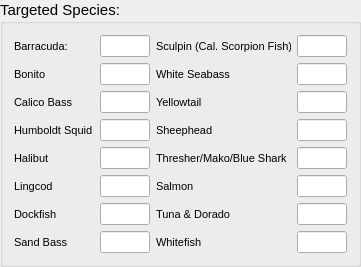
        <widget class="QGroupBox" name="groupBox_3" >
         <property name="font" >
          <font>
           <pointsize>11</pointsize>
          </font>
         </property>
         <property name="title" >
          <string>Targeted Species:</string>
         </property>
         <layout class="QHBoxLayout" >
          <item>
           <layout class="QVBoxLayout" >
            <item>
             <layout class="QHBoxLayout" >
              <item>
               <widget class="QLabel" name="label_7" >
                <property name="minimumSize" >
                 <size>
                  <width>80</width>
                  <height>0</height>
                 </size>
                </property>
                <property name="maximumSize" >
                 <size>
                  <width>80</width>
                  <height>16777215</height>
                 </size>
                </property>
                <property name="font" >
                 <font>
                  <pointsize>8</pointsize>
                 </font>
                </property>
                <property name="text" >
                 <string>Barracuda:</string>
                </property>
               </widget>
              </item>
              <item>
               <widget class="QLineEdit" name="cpfv_target_barracuda" >
                <property name="enabled" >
                 <bool>true</bool>
                </property>
                <property name="minimumSize" >
                 <size>
                  <width>30</width>
                  <height>0</height>
                 </size>
                </property>
                <property name="maximumSize" >
                 <size>
                  <width>50</width>
                  <height>16777215</height>
                 </size>
                </property>
                <property name="font" >
                 <font>
                  <pointsize>8</pointsize>
                 </font>
                </property>
                <property name="text" >
                 <string/>
                </property>
               </widget>
              </item>
             </layout>
            </item>
            <item>
             <layout class="QHBoxLayout" >
              <item>
               <widget class="QLabel" name="label_8" >
                <property name="minimumSize" >
                 <size>
                  <width>80</width>
                  <height>0</height>
                 </size>
                </property>
                <property name="maximumSize" >
                 <size>
                  <width>80</width>
                  <height>16777215</height>
                 </size>
                </property>
                <property name="font" >
                 <font>
                  <pointsize>8</pointsize>
                 </font>
                </property>
                <property name="text" >
                 <string>Bonito</string>
                </property>
               </widget>
              </item>
              <item>
               <widget class="QLineEdit" name="cpfv_target_bonito" >
                <property name="enabled" >
                 <bool>true</bool>
                </property>
                <property name="minimumSize" >
                 <size>
                  <width>30</width>
                  <height>0</height>
                 </size>
                </property>
                <property name="maximumSize" >
                 <size>
                  <width>50</width>
                  <height>16777215</height>
                 </size>
                </property>
                <property name="font" >
                 <font>
                  <pointsize>8</pointsize>
                 </font>
                </property>
                <property name="text" >
                 <string/>
                </property>
               </widget>
              </item>
             </layout>
            </item>
            <item>
             <layout class="QHBoxLayout" >
              <item>
               <widget class="QLabel" name="label_9" >
                <property name="minimumSize" >
                 <size>
                  <width>80</width>
                  <height>0</height>
                 </size>
                </property>
                <property name="maximumSize" >
                 <size>
                  <width>80</width>
                  <height>16777215</height>
                 </size>
                </property>
                <property name="font" >
                 <font>
                  <pointsize>8</pointsize>
                 </font>
                </property>
                <property name="text" >
                 <string>Calico Bass</string>
                </property>
               </widget>
              </item>
              <item>
               <widget class="QLineEdit" name="cpfv_target_calico" >
                <property name="enabled" >
                 <bool>true</bool>
                </property>
                <property name="minimumSize" >
                 <size>
                  <width>30</width>
                  <height>0</height>
                 </size>
                </property>
                <property name="maximumSize" >
                 <size>
                  <width>50</width>
                  <height>16777215</height>
                 </size>
                </property>
                <property name="font" >
                 <font>
                  <pointsize>8</pointsize>
                 </font>
                </property>
                <property name="text" >
                 <string/>
                </property>
               </widget>
              </item>
             </layout>
            </item>
            <item>
             <layout class="QHBoxLayout" >
              <item>
               <widget class="QLabel" name="label_10" >
                <property name="minimumSize" >
                 <size>
                  <width>80</width>
                  <height>0</height>
                 </size>
                </property>
                <property name="maximumSize" >
                 <size>
                  <width>80</width>
                  <height>16777215</height>
                 </size>
                </property>
                <property name="font" >
                 <font>
                  <pointsize>8</pointsize>
                 </font>
                </property>
                <property name="text" >
                 <string>Humboldt Squid</string>
                </property>
               </widget>
              </item>
              <item>
               <widget class="QLineEdit" name="cpfv_target_humboldt" >
                <property name="enabled" >
                 <bool>true</bool>
                </property>
                <property name="minimumSize" >
                 <size>
                  <width>30</width>
                  <height>0</height>
                 </size>
                </property>
                <property name="maximumSize" >
                 <size>
                  <width>50</width>
                  <height>16777215</height>
                 </size>
                </property>
                <property name="font" >
                 <font>
                  <pointsize>8</pointsize>
                 </font>
                </property>
                <property name="text" >
                 <string/>
                </property>
               </widget>
              </item>
             </layout>
            </item>
            <item>
             <layout class="QHBoxLayout" >
              <item>
               <widget class="QLabel" name="label_11" >
                <property name="minimumSize" >
                 <size>
                  <width>80</width>
                  <height>0</height>
                 </size>
                </property>
                <property name="maximumSize" >
                 <size>
                  <width>80</width>
                  <height>16777215</height>
                 </size>
                </property>
                <property name="font" >
                 <font>
                  <pointsize>8</pointsize>
                 </font>
                </property>
                <property name="text" >
                 <string>Halibut</string>
                </property>
               </widget>
              </item>
              <item>
               <widget class="QLineEdit" name="cpfv_target_halibut" >
                <property name="enabled" >
                 <bool>true</bool>
                </property>
                <property name="minimumSize" >
                 <size>
                  <width>30</width>
                  <height>0</height>
                 </size>
                </property>
                <property name="maximumSize" >
                 <size>
                  <width>50</width>
                  <height>16777215</height>
                 </size>
                </property>
                <property name="font" >
                 <font>
                  <pointsize>8</pointsize>
                 </font>
                </property>
                <property name="text" >
                 <string/>
                </property>
               </widget>
              </item>
             </layout>
            </item>
            <item>
             <layout class="QHBoxLayout" >
              <item>
               <widget class="QLabel" name="label_18" >
                <property name="minimumSize" >
                 <size>
                  <width>80</width>
                  <height>0</height>
                 </size>
                </property>
                <property name="maximumSize" >
                 <size>
                  <width>80</width>
                  <height>16777215</height>
                 </size>
                </property>
                <property name="font" >
                 <font>
                  <pointsize>8</pointsize>
                 </font>
                </property>
                <property name="text" >
                 <string>Lingcod</string>
                </property>
               </widget>
              </item>
              <item>
               <widget class="QLineEdit" name="cpfv_target_lingcod" >
                <property name="enabled" >
                 <bool>true</bool>
                </property>
                <property name="minimumSize" >
                 <size>
                  <width>30</width>
                  <height>0</height>
                 </size>
                </property>
                <property name="maximumSize" >
                 <size>
                  <width>50</width>
                  <height>16777215</height>
                 </size>
                </property>
                <property name="font" >
                 <font>
                  <pointsize>8</pointsize>
                 </font>
                </property>
                <property name="text" >
                 <string/>
                </property>
               </widget>
              </item>
             </layout>
            </item>
            <item>
             <layout class="QHBoxLayout" >
              <item>
               <widget class="QLabel" name="label_16" >
                <property name="minimumSize" >
                 <size>
                  <width>80</width>
                  <height>0</height>
                 </size>
                </property>
                <property name="maximumSize" >
                 <size>
                  <width>80</width>
                  <height>16777215</height>
                 </size>
                </property>
                <property name="font" >
                 <font>
                  <pointsize>8</pointsize>
                 </font>
                </property>
                <property name="text" >
                 <string>Dockfish</string>
                </property>
               </widget>
              </item>
              <item>
               <widget class="QLineEdit" name="cpfv_target_dockfish" >
                <property name="enabled" >
                 <bool>true</bool>
                </property>
                <property name="minimumSize" >
                 <size>
                  <width>30</width>
                  <height>0</height>
                 </size>
                </property>
                <property name="maximumSize" >
                 <size>
                  <width>50</width>
                  <height>16777215</height>
                 </size>
                </property>
                <property name="font" >
                 <font>
                  <pointsize>8</pointsize>
                 </font>
                </property>
                <property name="text" >
                 <string/>
                </property>
               </widget>
              </item>
             </layout>
            </item>
            <item>
             <layout class="QHBoxLayout" >
              <item>
               <widget class="QLabel" name="label_17" >
                <property name="minimumSize" >
                 <size>
                  <width>80</width>
                  <height>0</height>
                 </size>
                </property>
                <property name="maximumSize" >
                 <size>
                  <width>80</width>
                  <height>16777215</height>
                 </size>
                </property>
                <property name="font" >
                 <font>
                  <pointsize>8</pointsize>
                 </font>
                </property>
                <property name="text" >
                 <string>Sand Bass</string>
                </property>
               </widget>
              </item>
              <item>
               <widget class="QLineEdit" name="cpfv_target_sand" >
                <property name="enabled" >
                 <bool>true</bool>
                </property>
                <property name="minimumSize" >
                 <size>
                  <width>30</width>
                  <height>0</height>
                 </size>
                </property>
                <property name="maximumSize" >
                 <size>
                  <width>50</width>
                  <height>16777215</height>
                 </size>
                </property>
                <property name="font" >
                 <font>
                  <pointsize>8</pointsize>
                 </font>
                </property>
                <property name="text" >
                 <string/>
                </property>
               </widget>
              </item>
             </layout>
            </item>
           </layout>
          </item>
          <item>
           <layout class="QVBoxLayout" >
            <item>
             <layout class="QHBoxLayout" >
              <item>
               <widget class="QLabel" name="cpfv_strat_sculpin_label" >
                <property name="minimumSize" >
                 <size>
                  <width>135</width>
                  <height>0</height>
                 </size>
                </property>
                <property name="maximumSize" >
                 <size>
                  <width>135</width>
                  <height>16777215</height>
                 </size>
                </property>
                <property name="font" >
                 <font>
                  <pointsize>8</pointsize>
                 </font>
                </property>
                <property name="text" >
                 <string>Sculpin (Cal. Scorpion Fish)</string>
                </property>
               </widget>
              </item>
              <item>
               <widget class="QLineEdit" name="cpfv_target_sculpin" >
                <property name="enabled" >
                 <bool>true</bool>
                </property>
                <property name="minimumSize" >
                 <size>
                  <width>30</width>
                  <height>0</height>
                 </size>
                </property>
                <property name="maximumSize" >
                 <size>
                  <width>50</width>
                  <height>16777215</height>
                 </size>
                </property>
                <property name="font" >
                 <font>
                  <pointsize>8</pointsize>
                 </font>
                </property>
                <property name="text" >
                 <string/>
                </property>
               </widget>
              </item>
             </layout>
            </item>
            <item>
             <layout class="QHBoxLayout" >
              <item>
               <widget class="QLabel" name="cpfv_strat_white_abel" >
                <property name="minimumSize" >
                 <size>
                  <width>135</width>
                  <height>0</height>
                 </size>
                </property>
                <property name="maximumSize" >
                 <size>
                  <width>135</width>
                  <height>16777215</height>
                 </size>
                </property>
                <property name="font" >
                 <font>
                  <pointsize>8</pointsize>
                 </font>
                </property>
                <property name="text" >
                 <string>White Seabass</string>
                </property>
               </widget>
              </item>
              <item>
               <widget class="QLineEdit" name="cpfv_target_white" >
                <property name="enabled" >
                 <bool>true</bool>
                </property>
                <property name="minimumSize" >
                 <size>
                  <width>30</width>
                  <height>0</height>
                 </size>
                </property>
                <property name="maximumSize" >
                 <size>
                  <width>50</width>
                  <height>16777215</height>
                 </size>
                </property>
                <property name="font" >
                 <font>
                  <pointsize>8</pointsize>
                 </font>
                </property>
                <property name="text" >
                 <string/>
                </property>
               </widget>
              </item>
             </layout>
            </item>
            <item>
             <layout class="QHBoxLayout" >
              <item>
               <widget class="QLabel" name="label_19" >
                <property name="minimumSize" >
                 <size>
                  <width>135</width>
                  <height>0</height>
                 </size>
                </property>
                <property name="maximumSize" >
                 <size>
                  <width>135</width>
                  <height>16777215</height>
                 </size>
                </property>
                <property name="font" >
                 <font>
                  <pointsize>8</pointsize>
                 </font>
                </property>
                <property name="text" >
                 <string>Yellowtail</string>
                </property>
               </widget>
              </item>
              <item>
               <widget class="QLineEdit" name="cpfv_target_yellowtail" >
                <property name="enabled" >
                 <bool>true</bool>
                </property>
                <property name="minimumSize" >
                 <size>
                  <width>30</width>
                  <height>0</height>
                 </size>
                </property>
                <property name="maximumSize" >
                 <size>
                  <width>50</width>
                  <height>16777215</height>
                 </size>
                </property>
                <property name="font" >
                 <font>
                  <pointsize>8</pointsize>
                 </font>
                </property>
                <property name="text" >
                 <string/>
                </property>
               </widget>
              </item>
             </layout>
            </item>
            <item>
             <layout class="QHBoxLayout" >
              <item>
               <widget class="QLabel" name="label_21" >
                <property name="minimumSize" >
                 <size>
                  <width>135</width>
                  <height>0</height>
                 </size>
                </property>
                <property name="maximumSize" >
                 <size>
                  <width>135</width>
                  <height>16777215</height>
                 </size>
                </property>
                <property name="font" >
                 <font>
                  <pointsize>8</pointsize>
                 </font>
                </property>
                <property name="text" >
                 <string>Sheephead</string>
                </property>
               </widget>
              </item>
              <item>
               <widget class="QLineEdit" name="cpfv_target_sheephead" >
                <property name="enabled" >
                 <bool>true</bool>
                </property>
                <property name="minimumSize" >
                 <size>
                  <width>30</width>
                  <height>0</height>
                 </size>
                </property>
                <property name="maximumSize" >
                 <size>
                  <width>50</width>
                  <height>16777215</height>
                 </size>
                </property>
                <property name="font" >
                 <font>
                  <pointsize>8</pointsize>
                 </font>
                </property>
                <property name="text" >
                 <string/>
                </property>
               </widget>
              </item>
             </layout>
            </item>
            <item>
             <layout class="QHBoxLayout" >
              <item>
               <widget class="QLabel" name="label_24" >
                <property name="minimumSize" >
                 <size>
                  <width>135</width>
                  <height>0</height>
                 </size>
                </property>
                <property name="maximumSize" >
                 <size>
                  <width>135</width>
                  <height>16777215</height>
                 </size>
                </property>
                <property name="font" >
                 <font>
                  <pointsize>8</pointsize>
                 </font>
                </property>
                <property name="text" >
                 <string>Thresher/Mako/Blue Shark</string>
                </property>
               </widget>
              </item>
              <item>
               <widget class="QLineEdit" name="cpfv_target_shark" >
                <property name="enabled" >
                 <bool>true</bool>
                </property>
                <property name="minimumSize" >
                 <size>
                  <width>30</width>
                  <height>0</height>
                 </size>
                </property>
                <property name="maximumSize" >
                 <size>
                  <width>50</width>
                  <height>16777215</height>
                 </size>
                </property>
                <property name="font" >
                 <font>
                  <pointsize>8</pointsize>
                 </font>
                </property>
                <property name="text" >
                 <string/>
                </property>
               </widget>
              </item>
             </layout>
            </item>
            <item>
             <layout class="QHBoxLayout" >
              <item>
               <widget class="QLabel" name="label_26" >
                <property name="minimumSize" >
                 <size>
                  <width>135</width>
                  <height>0</height>
                 </size>
                </property>
                <property name="maximumSize" >
                 <size>
                  <width>135</width>
                  <height>16777215</height>
                 </size>
                </property>
                <property name="font" >
                 <font>
                  <pointsize>8</pointsize>
                 </font>
                </property>
                <property name="text" >
                 <string>Salmon</string>
                </property>
               </widget>
              </item>
              <item>
               <widget class="QLineEdit" name="cpfv_target_salmon" >
                <property name="enabled" >
                 <bool>true</bool>
                </property>
                <property name="minimumSize" >
                 <size>
                  <width>30</width>
                  <height>0</height>
                 </size>
                </property>
                <property name="maximumSize" >
                 <size>
                  <width>50</width>
                  <height>16777215</height>
                 </size>
                </property>
                <property name="font" >
                 <font>
                  <pointsize>8</pointsize>
                 </font>
                </property>
                <property name="text" >
                 <string/>
                </property>
               </widget>
              </item>
             </layout>
            </item>
            <item>
             <layout class="QHBoxLayout" >
              <item>
               <widget class="QLabel" name="label_23" >
                <property name="minimumSize" >
                 <size>
                  <width>135</width>
                  <height>0</height>
                 </size>
                </property>
                <property name="maximumSize" >
                 <size>
                  <width>135</width>
                  <height>16777215</height>
                 </size>
                </property>
                <property name="font" >
                 <font>
                  <pointsize>8</pointsize>
                 </font>
                </property>
                <property name="text" >
                 <string>Tuna &amp; Dorado</string>
                </property>
               </widget>
              </item>
              <item>
               <widget class="QLineEdit" name="cpfv_target_tuna" >
                <property name="enabled" >
                 <bool>true</bool>
                </property>
                <property name="minimumSize" >
                 <size>
                  <width>30</width>
                  <height>0</height>
                 </size>
                </property>
                <property name="maximumSize" >
                 <size>
                  <width>50</width>
                  <height>16777215</height>
                 </size>
                </property>
                <property name="font" >
                 <font>
                  <pointsize>8</pointsize>
                 </font>
                </property>
                <property name="text" >
                 <string/>
                </property>
               </widget>
              </item>
             </layout>
            </item>
            <item>
             <layout class="QHBoxLayout" >
              <item>
               <widget class="QLabel" name="label_25" >
                <property name="minimumSize" >
                 <size>
                  <width>135</width>
                  <height>0</height>
                 </size>
                </property>
                <property name="maximumSize" >
                 <size>
                  <width>135</width>
                  <height>16777215</height>
                 </size>
                </property>
                <property name="font" >
                 <font>
                  <pointsize>8</pointsize>
                 </font>
                </property>
                <property name="text" >
                 <string>Whitefish</string>
                </property>
               </widget>
              </item>
              <item>
               <widget class="QLineEdit" name="cpfv_target_whitefish" >
                <property name="enabled" >
                 <bool>true</bool>
                </property>
                <property name="minimumSize" >
                 <size>
                  <width>30</width>
                  <height>0</height>
                 </size>
                </property>
                <property name="maximumSize" >
                 <size>
                  <width>50</width>
                  <height>16777215</height>
                 </size>
                </property>
                <property name="font" >
                 <font>
                  <pointsize>8</pointsize>
                 </font>
                </property>
                <property name="text" >
                 <string/>
                </property>
               </widget>
              </item>
             </layout>
            </item>
           </layout>
          </item>
         </layout>
        </widget>
